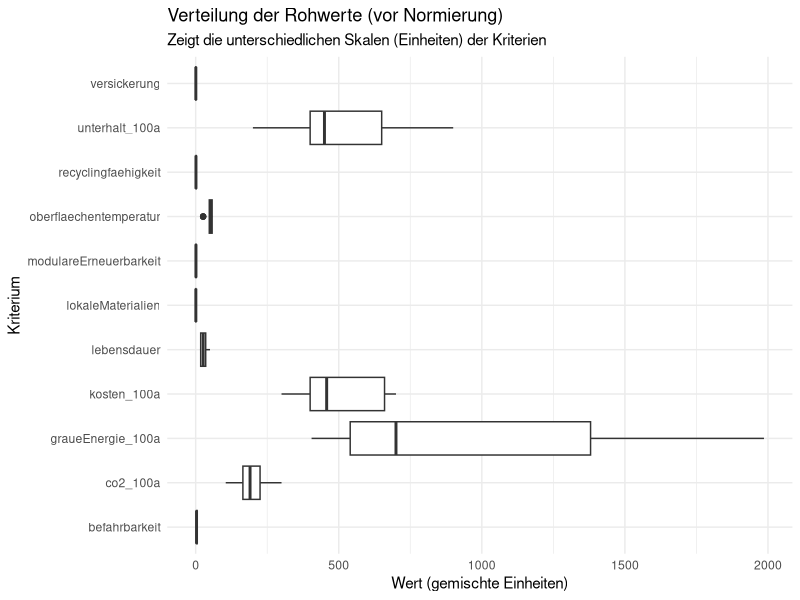
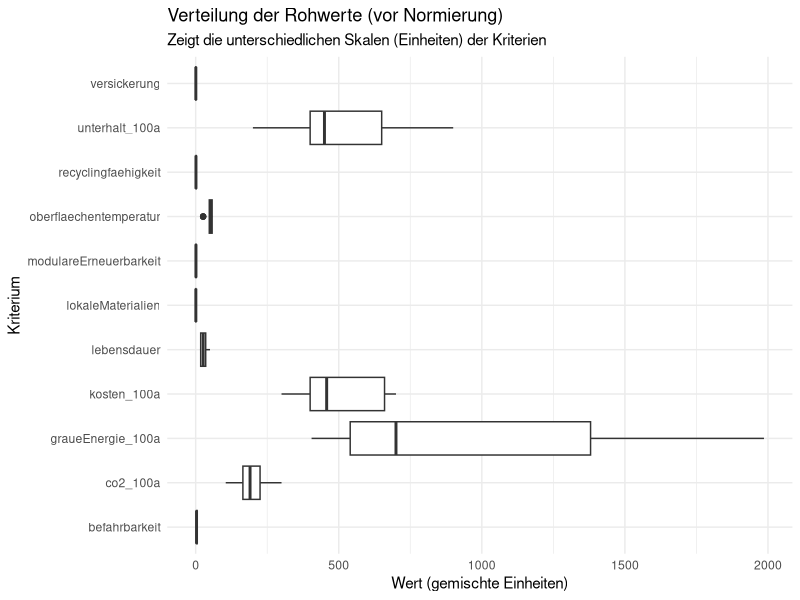

These charts were generated, in order, by the following R code: (Note: this script raises an error after producing the figures.)
## ---- chunk 1

library(tidyverse)
library(readr)
library(ggplot2)
library(forcats)
library(tidytext)

## ---- chunk 2

## 1. Daten Importieren

# Liest die Rohdaten für die Beläge ein
df_belaege_raw <- read_delim(
  "01_data_input/Belaege_tidy.csv",
  delim = ";"
)

# Liest die Gewichtungen für alle vier Szenarien ein
weights_s0_raw <- read_delim(
  "01_data_input/Belaege_Gewichtung_Szenario0.csv",
  delim = ";"
)
weights_s1_raw <- read_delim(
  "01_data_input/Belaege_Gewichtung_Szenario1.csv",
  delim = ";"
)
weights_s2_raw <- read_delim(
  "01_data_input/Belaege_Gewichtung_Szenario2.csv",
  delim = ";"
)
weights_s3_raw <- read_delim(
  "01_data_input/Belaege_Gewichtung_Szenario3.csv",
  delim = ";"
)
## ---- chunk 3

# A. Bereinigung der Rohdaten (Belaege_normiert.csv)
df_belaege <- df_belaege_raw %>%
  select(belagskategorie, option, everything()) 

# B. Bereinigung der Gewichtungen (ALLE SZENARIEN)
# Wir fügen den Roh-Dateien die Szenario-Namen hinzu
df_weights_s0 <- weights_s0_raw %>%
  mutate(szenario = "Szenario 0: Baseline (IST)")
df_weights_s1 <- weights_s1_raw %>%
  mutate(szenario = "Szenario 1: Forschungsfokus")
df_weights_s2 <- weights_s2_raw %>%
  mutate(szenario = "Szenario 2: Radikale Vermeidung")
df_weights_s3 <- weights_s3_raw %>%
  mutate(szenario = "Szenario 3: Radikaler Lebenszyklus")

# Jetzt binden wir sie zu einer finalen Gewichtungs-Tabelle zusammen
df_weights <- bind_rows(df_weights_s0, df_weights_s1, df_weights_s2, df_weights_s3) %>%

# Berechne das Gesamtgewicht (gewicht) aus den Rohspalten,
mutate(
  gewicht = group_weight * within_group_weight
) %>%
 
# umbenennen für den Join
rename(
  bewertungskategorie = criterion_id
) %>%
  
# Auswählen der Spalten, die der Rest des Skripts braucht
select(szenario, bewertungskategorie, gewicht, group_id)

print(df_weights, n = 48)

## ---- chunk 4
# 3.1 Wide-to-Long: Transformation der Rohdaten
# Ziel: Die Kriterien-Spalten (z.B. lebensdauer, kosten) in Zeilen umwandeln,
# damit sie mit der Gewichtungstabelle verknüpft werden kann.

df_belaege_long <- df_belaege %>%
  pivot_longer(
    # Nimm alle Spalten von 'lebensdauer' bis 'modulareErneuerbarkeit'
    # und die vier '_100a'-Spalten.
    cols = c(lebensdauer:modulareErneuerbarkeit, 
             kosten_100a, unterhalt_100a, co2_100a, graueEnergie_100a), 
    # ---------------------------
    names_to = "bewertungskategorie", 
    values_to = "wert"
  )

# 3.2 JOIN: Verknüpfung der Long-Tabelle mit der Gewichtungstabelle
# Ziel: Jede Kriteriums-Zeile (z.B. "lebensdauer") mit ihrem 
# entsprechenden Gewicht (z.B. 0.1) anreichern.

df_belaege_joined <- df_belaege_long %>%
  # Verknüpft die 'df_belaege_long' (linke Tabelle) mit 'df_weights' (rechte Tabelle).
  # Die Verknüpfung ("der Schlüssel") ist die Spalte "bewertungskategorie",
  # die jetzt in beiden Tabellen identisch heisst.
  left_join(df_weights, by = "bewertungskategorie",# Diese Zeile sagt R, dass wir den Many-to-Many-Join erwarten
            relationship = "many-to-many" 
  )



## ---- chunk 5

# Boxplot der Rohwerte
plot_rohwerte <- ggplot(df_belaege_joined, aes(x = bewertungskategorie, y = wert)) +
  geom_boxplot() +
  # coord_flip() dreht die Achsen, damit die Namen lesbar sind
  coord_flip() +
  labs(
    title = "Verteilung der Rohwerte (vor Normierung)",
    subtitle = "Zeigt die unterschiedlichen Skalen (Einheiten) der Kriterien",
    x = "Kriterium",
    y = "Wert (gemischte Einheiten)"
  ) +
  theme_minimal()

print(plot_rohwerte)
ggsave("02_export/plots/check_01_rohwerte_verteilung.png", plot = plot_rohwerte, width = 10, height = 7)

# -------------------------------------------------------
# PLOT: Lebenszyklus-Bilanz Beläge (FINAL FIX SKALEN)
# -------------------------------------------------------

# 1. Daten vorbereiten
df_plot_belaege_100a <- df_belaege_raw %>% 
  select(
    belagskategorie,       
    option,                
    kosten,                
    kosten_100a,           
    unterhalt_100a,        
    co2_100a,              
    graueEnergie_100a      
  ) %>%
  
  rename(
    belag = option,
    kategorie = belagskategorie 
  ) %>%
  
  pivot_longer(
    cols = c(kosten, kosten_100a, unterhalt_100a, co2_100a, graueEnergie_100a),
    names_to = "kriterium",
    values_to = "wert"
  ) %>%
  
  # Labels definieren
  mutate(facet_label = case_when(
    kriterium == "kosten" ~ "1. Initialkosten [CHF/m²]",
    kriterium == "kosten_100a" ~ "2. Gesamtkosten 100a\n[CHF/m²]",
    kriterium == "unterhalt_100a" ~ "3. Unterhaltskosten 100a\n[CHF/m²]",
    kriterium == "co2_100a" ~ "4. CO2-Emissionen 100a\n[kg CO2-eq/m²]",
    kriterium == "graueEnergie_100a" ~ "5. Graue Energie 100a\n[kWh/m²]" 
  )) %>%
  
  # Reihenfolge erzwingen
  mutate(facet_label = fct_relevel(facet_label, 
                                   "1. Initialkosten [CHF/m²]",
                                   "2. Gesamtkosten 100a\n[CHF/m²]",
                                   "3. Unterhaltskosten 100a\n[CHF/m²]",
                                   "4. CO2-Emissionen 100a\n[kg CO2-eq/m²]",
                                   "5. Graue Energie 100a\n[kWh/m²]")) %>%
  
  # Reihenfolge Kategorie
  mutate(kategorie = fct_relevel(kategorie, "Asphalt", "Pflaster", "Sickerbeläge")) %>%
  
  # Sortierung X-Achse
  arrange(kategorie, belag) %>%
  mutate(belag_sortiert = factor(belag, levels = unique(belag)))

# 2. Plot erstellen
plot_belaege_100a_final <- ggplot(df_plot_belaege_100a, 
       aes(x = belag_sortiert, 
           y = wert, 
           fill = kategorie)) + 
  
  geom_col(width = 0.7) +
  
  # --- FIX: facet_wrap mit 'scales = "free"' und 'ncol = 1' ---
  # 'ncol = 1': Alle 5 Grafiken untereinander (wie bei den Bäumen)
  # 'scales = "free"': JEDE Grafik hat ihre eigene Skala (x und y)
  facet_wrap(~facet_label, ncol = 1, scales = "free_y") +
  # ------------------------------------------------------------
  
  scale_fill_manual(values = c(
    "Asphalt" = "#084594",        # Dunkelblau
    "Pflaster" = "#4292c6",       # Mittelblau
    "Sickerbeläge" = "#9ecae1"    # Hellblau
  )) +
  
  labs(
    title = "Lebenszyklus-Bilanz: Ökonomie und Ökologie über 100 Jahre",
    subtitle = "Vergleich der kumulierten Werte (inkl. aller Sanierungszyklen).",
    x = "", 
    y = "Wert",
    fill = "Belagskategorie"
  ) +
  theme_bw() + 
  theme(
    legend.position = "top", 
    strip.text = element_text(face = "bold", size = 10),
    # Namen unten schräg stellen
    axis.text.x = element_text(angle = 45, hjust = 1, size = 9, color = "black"),
    panel.grid.major.x = element_blank(),
    
    # Rand anpassen (Links mehr Platz)
    plot.margin = unit(c(0.5, 0.5, 0.5, 1.5), "cm")
  )

# 3. Speichern (Hochformat für 5 Grafiken untereinander)
print(plot_belaege_100a_final)

ggsave("02_export/plots/check_05_bilanz_100a_belaege_final_blau.png", 
       plot = plot_belaege_100a_final, width = 10, height = 16, bg = "white")
## ---- chunk 6

# 5.1 Definieren, welche Kriterien 'schlechter' sind, wenn sie 'höher' sind

kriterien_lower_is_better <- c(
  "kosten_100a", 
  "unterhalt_100a", 
  "co2_100a", 
  "graueEnergie_100a",
  "oberflaechentemperatur" 
)

# 5.2 Min-Max-Skalierung (Normierung)
# Aufgeteilt in zwei Schritte für die Überprüfung

# Schritt 5.2a: Min/Max-Werte berechnen und in einer Zwischentabelle speichern
df_belaege_with_minmax <- df_belaege_joined %>%
  filter(!is.na(wert)) %>% # NAs im Wert ignorieren
  filter(!is.na(gewicht)) %>% # NAs im Gewicht ignorieren (wichtig!)
  group_by(bewertungskategorie) %>%
  # 1. Min und Max für jedes Kriterium finden
  mutate(
    min_wert = min(wert, na.rm = TRUE),
    max_wert = max(wert, na.rm = TRUE)
  ) %>%
  ungroup()

# Überprüfung der Min/Max-Werte: Erstellt eine kleine, saubere Tabelle, die nur die Min/Max-Werte zeigt
df_min_max_summary <- df_belaege_with_minmax %>%
  select(bewertungskategorie, min_wert, max_wert) %>%
  distinct() # Zeigt jede Kategorie nur einmal an

print("--- Min/Max-Werte pro Kriterium (für Normierung) ---")
print(df_min_max_summary)
# --------------------------------------------------------


# Schritt 5.2b: Skalierung auf 0-1 berechnen
# Wir nehmen die Tabelle aus 5.2a und rechnen weiter
df_belaege_normalized <- df_belaege_with_minmax %>%
  # 2. Skalieren auf 0-1
  mutate(
    # Sonderfall: Wenn Min und Max gleich sind (nur ein Wert), setze Score auf 1
    score_normiert = case_when(
      (max_wert - min_wert) == 0 ~ 1,
      
      # Normale Skalierung (higher is better), ! bedeutet NICHT in kriterien_lower_is_better Liste enthalten
      !(bewertungskategorie %in% kriterien_lower_is_better) ~ (wert - min_wert) / (max_wert - min_wert),
      
      # Invertierte Skalierung (lower is better)
      bewertungskategorie %in% kriterien_lower_is_better ~ 1 - ((wert - min_wert) / (max_wert - min_wert))
    )
  )

## ---- chunk 7
# Boxplot der normierten Scores
plot_normiert <- ggplot(df_belaege_normalized, aes(x = bewertungskategorie, y = score_normiert)) +
  geom_boxplot() +
  coord_flip() +
  # Setzt die Y-Achse fix auf 0 bis 1
  scale_y_continuous(limits = c(0, 1)) +
  labs(
    title = "Verteilung der normierten Scores (nach Normierung)",
    subtitle = "Qualitätskontrolle: Alle Kriterien sollten jetzt auf 0-1 skaliert sein.",
    x = "Kriterium",
    y = "Normierter Score (0-1)"
  ) +
  theme_minimal()

print(plot_normiert)
ggsave("02_export/plots/check_02_normierte_scores.png", plot = plot_normiert, width = 10, height = 7)
## ---- chunk 8

# 7.1 Berechnung des gewichteten Scores
# (Keine Änderung hier, 'gewicht' ist jetzt pro Szenario unterschiedlich)
df_mca_calculated <- df_belaege_normalized %>%
  mutate(
    MCA_score_kriterium = score_normiert * gewicht
  )

# 7.2 Aggregation 
# Wir gruppieren jetzt AUCH nach 'szenario'
df_mca_total <- df_mca_calculated %>%
  group_by(szenario, belagskategorie, option) %>% # <-- 'szenario' hinzugefügt
  summarise(
    MCA_gesamtscore = sum(MCA_score_kriterium, na.rm = TRUE)
  ) %>%
  ungroup() %>%
  # Wir sortieren erst nach Szenario, dann nach Score
  arrange(szenario, desc(MCA_gesamtscore)) 

# Anzeigen der Ergebnisse (jetzt 40 Zeilen, 10 pro Szenario)
print("--- MCA Gesamtergebnis (sortiert) ---")
print(df_mca_total, n = 40) # n=40, um alle Ergebnisse zu sehen

# 7.3 - Auswahl der "Top 3 Sieger"
# Ziel: Für jedes der 4 Szenarien die Top 3 Beläge aus dem
# Gesamtranking auswählen (unabhängig von der Kategorie).

N_BELAEGE_AUSWAEHLEN <- 3

df_sieger_belaege <- df_mca_total %>%
  group_by(szenario) %>%
  # Wählt die N besten Beläge innerhalb jedes Szenarios aus
  slice_max(MCA_gesamtscore, n = N_BELAEGE_AUSWAEHLEN) %>%
  ungroup() %>%
  # Ordnen für bessere Lesbarkeit
  arrange(szenario, desc(MCA_gesamtscore))

# Anzeigen der 12 Sieger-Optionen (4 Szenarien * 3 Beläge)
print(paste("--- Top", N_BELAEGE_AUSWAEHLEN, "Beläge pro Szenario (für Zeitstrahl-Analyse) ---"))
print(df_sieger_belaege, n = 12)

# Diese Auswahl auch exportieren
write_csv2(
  df_sieger_belaege,
  file = "02_export/tables/mca_top3_belaege_pro_szenario.csv"
)

## ---- chunk 9
#| label: fig-mca-plots-belaege-s0
#| fig.width: 13 # Breite wie bei Bäumen
#| fig.height: 8  # Höhe angepasst (weniger Optionen als Bäume)
#| out.width: "95%"
#| dpi: 300

# --- Datenaufbereitung für Stacked Plot (einmalig) ---
df_mca_groups_belaege_plot <- df_mca_calculated %>%
  # Ggf. hier auf Kleinbuchstaben umbenennen, falls nötig (siehe Block 7)
  # rename(belagskategorie = Belagskategorie, option = Option) %>%
  group_by(szenario, belagskategorie, option, group_id) %>%
  summarise(gruppen_score = sum(MCA_score_kriterium, na.rm = TRUE), .groups = 'drop') %>%
  left_join(df_mca_total, by = c("szenario", "belagskategorie", "option"))
# ----------------------------------------------------

# --- Plot 1: Ranking ---
data_s0 <- df_mca_total %>% filter(szenario == "Szenario 0: Baseline (IST)")

plot_s0_rank <- ggplot(data_s0,
       aes(x = MCA_gesamtscore,
           y = fct_reorder(option, MCA_gesamtscore), # lc
           fill = belagskategorie)) + # lc
  geom_col() +
  labs(
    title = "MCA Ergebnis Beläge: Szenario 0 - Baseline (IST)",
    subtitle = "Ranking (Höher = Besser)",
    x = "MCA Gesamtscore", y = "Belagsoption", fill = "Belagskategorie" # lc
  ) +
  theme_minimal() +
  theme(legend.position = "top", axis.text.y = element_text(size = 8)) # Etwas grösser als bei Bäumen?

print(plot_s0_rank)
ggsave("02_export/plots/mca_gesamtergebnis_s0_belaege.png",
       plot = plot_s0_rank, width = 13, height = 8, units = "in", dpi = 300)

# --- Plot 2: Stacked Detail ---
data_s0_groups <- df_mca_groups_belaege_plot %>% filter(szenario == "Szenario 0: Baseline (IST)")

plot_s0_stack <- ggplot(data_s0_groups,
       aes(x = gruppen_score,
           y = fct_reorder(option, MCA_gesamtscore), # lc
           fill = group_id)) +
  geom_col(position = "stack") +
  labs(
    title = "MCA Detail Beläge: Szenario 0 - Baseline (IST)",
    subtitle = "Zusammensetzung des Scores",
    x = "MCA Score (Anteil)", y = "Belagsoption", fill = "Kriteriengruppe" # lc
  ) +
  theme_minimal() +
  theme(legend.position = "top", axis.text.y = element_text(size = 8))

print(plot_s0_stack)
ggsave("02_export/plots/mca_detail_gruppen_s0_belaege.png",
       plot = plot_s0_stack, width = 13, height = 8, units = "in", dpi = 300)


## ---- chunk 10
#| label: fig-mca-plots-belaege-s1
#| fig.width: 13
#| fig.height: 8
#| out.width: "95%"
#| dpi: 300

# --- Plot 1: Ranking ---
data_s1 <- df_mca_total %>% filter(szenario == "Szenario 1: Forschungsfokus")

plot_s1_rank <- ggplot(data_s1,
       aes(x = MCA_gesamtscore,
           y = fct_reorder(option, MCA_gesamtscore), # lc
           fill = belagskategorie)) + # lc
  geom_col() +
  labs(
    title = "MCA Ergebnis Beläge: Szenario 1 - Forschungsfokus",
    subtitle = "Ranking (Höher = Besser)",
    x = "MCA Gesamtscore", y = "Belagsoption", fill = "Belagskategorie" # lc
  ) +
  theme_minimal() +
  theme(legend.position = "top", axis.text.y = element_text(size = 8))

print(plot_s1_rank)
ggsave("02_export/plots/mca_gesamtergebnis_s1_belaege.png",
       plot = plot_s1_rank, width = 13, height = 8, units = "in", dpi = 300)

# --- Plot 2: Stacked Detail ---
data_s1_groups <- df_mca_groups_belaege_plot %>% filter(szenario == "Szenario 1: Forschungsfokus")

plot_s1_stack <- ggplot(data_s1_groups,
       aes(x = gruppen_score,
           y = fct_reorder(option, MCA_gesamtscore), # lc
           fill = group_id)) +
  geom_col(position = "stack") +
  labs(
    title = "MCA Detail Beläge: Szenario 1 - Forschungsfokus",
    subtitle = "Zusammensetzung des Scores",
    x = "MCA Score (Anteil)", y = "Belagsoption", fill = "Kriteriengruppe" # lc
  ) +
  theme_minimal() +
  theme(legend.position = "top", axis.text.y = element_text(size = 8))

print(plot_s1_stack)
ggsave("02_export/plots/mca_detail_gruppen_s1_belaege.png",
       plot = plot_s1_stack, width = 13, height = 8, units = "in", dpi = 300)
## ---- chunk 11
#| label: fig-mca-plots-belaege-s2
#| fig.width: 13
#| fig.height: 8
#| out.width: "95%"
#| dpi: 300

# --- Plot 1: Ranking ---
data_s2 <- df_mca_total %>% filter(szenario == "Szenario 2: Radikale Vermeidung")

plot_s2_rank <- ggplot(data_s2,
       aes(x = MCA_gesamtscore,
           y = fct_reorder(option, MCA_gesamtscore), # lc
           fill = belagskategorie)) + # lc
  geom_col() +
  labs(
    title = "MCA Ergebnis Beläge: Szenario 2 - Radikale Vermeidung",
    subtitle = "Ranking (Höher = Besser)",
    x = "MCA Gesamtscore", y = "Belagsoption", fill = "Belagskategorie" # lc
  ) +
  theme_minimal() +
  theme(legend.position = "top", axis.text.y = element_text(size = 8))

print(plot_s2_rank)
ggsave("02_export/plots/mca_gesamtergebnis_s2_belaege.png",
       plot = plot_s2_rank, width = 13, height = 8, units = "in", dpi = 300)

# --- Plot 2: Stacked Detail ---
data_s2_groups <- df_mca_groups_belaege_plot %>% filter(szenario == "Szenario 2: Radikale Vermeidung")

plot_s2_stack <- ggplot(data_s2_groups,
       aes(x = gruppen_score,
           y = fct_reorder(option, MCA_gesamtscore), # lc
           fill = group_id)) +
  geom_col(position = "stack") +
  labs(
    title = "MCA Detail Beläge: Szenario 2 - Radikale Vermeidung",
    subtitle = "Zusammensetzung des Scores",
    x = "MCA Score (Anteil)", y = "Belagsoption", fill = "Kriteriengruppe" # lc
  ) +
  theme_minimal() +
  theme(legend.position = "top", axis.text.y = element_text(size = 8))

print(plot_s2_stack)
ggsave("02_export/plots/mca_detail_gruppen_s2_belaege.png",
       plot = plot_s2_stack, width = 13, height = 8, units = "in", dpi = 300)



## ---- chunk 12
#| label: fig-mca-plots-belaege-s3
#| fig.width: 13
#| fig.height: 8
#| out.width: "95%"
#| dpi: 300

# --- Plot 1: Ranking ---
data_s3 <- df_mca_total %>% filter(szenario == "Szenario 3: Radikaler Lebenszyklus")

plot_s3_rank <- ggplot(data_s3,
       aes(x = MCA_gesamtscore,
           y = fct_reorder(option, MCA_gesamtscore), # lc
           fill = belagskategorie)) + # lc
  geom_col() +
  labs(
    title = "MCA Ergebnis Beläge: Szenario 3 - Radikaler Lebenszyklus",
    subtitle = "Ranking (Höher = Besser)",
    x = "MCA Gesamtscore", y = "Belagsoption", fill = "Belagskategorie" # lc
  ) +
  theme_minimal() +
  theme(legend.position = "top", axis.text.y = element_text(size = 8))

print(plot_s3_rank)
ggsave("02_export/plots/mca_gesamtergebnis_s3_belaege.png",
       plot = plot_s3_rank, width = 13, height = 8, units = "in", dpi = 300)

# --- Plot 2: Stacked Detail ---
data_s3_groups <- df_mca_groups_belaege_plot %>% filter(szenario == "Szenario 3: Radikaler Lebenszyklus")

plot_s3_stack <- ggplot(data_s3_groups,
       aes(x = gruppen_score,
           y = fct_reorder(option, MCA_gesamtscore), # lc
           fill = group_id)) +
  geom_col(position = "stack") +
  labs(
    title = "MCA Detail Beläge: Szenario 3 - Radikaler Lebenszyklus",
    subtitle = "Zusammensetzung des Scores",
    x = "MCA Score (Anteil)", y = "Belagsoption", fill = "Kriteriengruppe" # lc
  ) +
  theme_minimal() +
  theme(legend.position = "top", axis.text.y = element_text(size = 8))

print(plot_s3_stack)
ggsave("02_export/plots/mca_detail_gruppen_s3_belaege.png",
       plot = plot_s3_stack, width = 13, height = 8, units = "in", dpi = 300)
## ---- chunk 13

# 1. Speichern der finalen MCA-Rangliste (alle 30 Zeilen)
write_csv2(
  df_mca_total,
  file = "02_export/tables/mca_rangliste_alle_szenarien.csv"
)

# 2. Speichern der kompletten Berechnungs-Details (alle 360+ Zeilen)
write_csv2(
  df_mca_calculated,
  file = "02_export/tables/mca_details_berechnung_alle_szenarien.csv"
)
 
